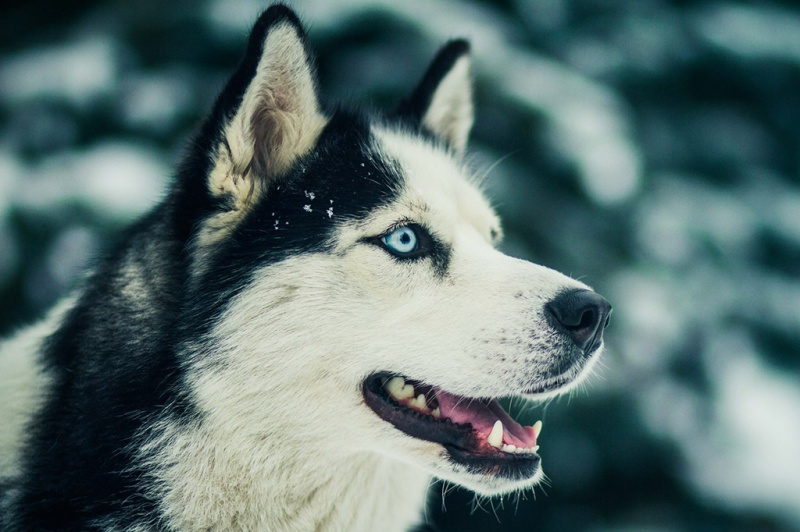
//> input picture Lab1-4/husky.jpg, 800 x 532 px
$ ./lab2_4   (built with g++ and OpenCV 4)
//> lines starting //> are read from the running program, lines starting //| are printed output that depends on the picture
#include <iostream>
#include <cmath>
#include <opencv2/opencv.hpp>
#include <opencv2/videoio.hpp>
#include <opencv2/highgui.hpp>
#include <opencv2/imgcodecs.hpp>

# define PI           3.14159265358979323846

using namespace cv;
using namespace std;

float sum_matrix(float** m, int h, int w)
{
    float sum = 0;
    for (int i = 0; i < h; i++)
        for (int j = 0; j < w; j++)
            sum += m[i][j];
    return sum;
}

float** mult_matrix_elem_by_elem(int** m1, float** m2, int h, int w)
{
    float** m = new float*[h];
    for (int i = 0; i < h; i++)
        m[i] = new float[w];

    for (int i = 0; i < h; i++)
        for (int j = 0; j < w; j++)
            m[i][j] = m1[i][j] * m2[i][j];
    return m;
}

int** submatrix(int** m, int start_i, int start_j, int count)
{
    int** sbm = new int*[count];

    for (int i = 0; i < count; i++)
        sbm[i] = new int[count];

    for (int i = start_i; i < start_i + count; i++)
        for (int j = start_j; j < start_j + count; j++)
            sbm[i - start_i][j - start_j] = m[i][j];
    return sbm;
}

float** convolution_matrix(int size, float sigma, int a, int b)
{
//> called with size = 21, sigma = 3.5, a = 10, b = 10
    float** gauss = new float*[size];

    for (int i = 0; i < size; i++) {
        gauss[i] = new float[size];
        for (int j = 0; j < size; j++) {
            gauss[i][j] = 0;
        }
    }

    for (int i = 0; i < size; i++)
        for (int j = 0; j < size; j++) {
            gauss[i][j] = (1 / (2 * PI * pow(sigma, 2))) * exp(-((pow((i - a), 2) + pow((j - b), 2)) / (2 * pow(sigma, 2))));
        }

    float sum = sum_matrix(gauss, size, size);

    for (int i = 0; i < size; i++)
        for (int j = 0; j < size; j++)
            gauss[i][j] /= sum;

    return gauss;
}

int** mult_for_gauss_blur(int** img, int height, int width, float** conv_matrix, int size)
{
    int margin = size / 2;

    for (int i = 0; i < height - margin * 2; i++)
        for (int j = 0; j < width - margin * 2; j++)
            img[margin + i][margin + j] = round(sum_matrix(mult_matrix_elem_by_elem(submatrix(img, i, j, size), conv_matrix, size, size), size, size));
    return img;
}

void gaussian_blur(int size_conv_matrix, float sigma, int a, int b, string path)
{
    float** conv_matrix = convolution_matrix(size_conv_matrix, sigma, a, b);

    Mat gray_image_mat = imread(path, CV_8UC1);
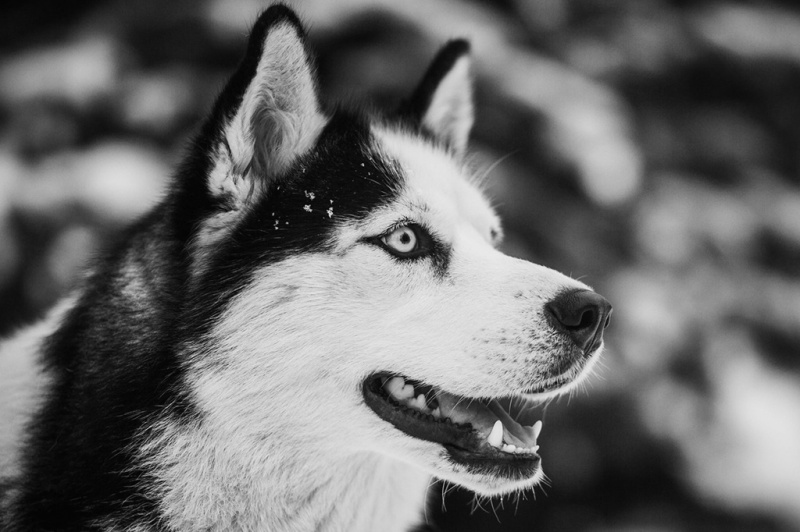
//> gray_image_mat: 532 rows x 800 cols, CV_8UC1; min 0, max 235, mean 105.3
    int h = gray_image_mat.rows;
//> h = 532
    int w = gray_image_mat.cols;
//> w = 800
    int** gray_image = new int*[h];

    for (int i = 0; i < h; i++)
        gray_image[i] = new int[w];

    for (int i = 0; i < h; i++)
        for (int j = 0; j < w; j++)
            gray_image[i][j] = (int)gray_image_mat.at<uchar>(i,j);

    gray_image = mult_for_gauss_blur(gray_image, h, w, conv_matrix, size_conv_matrix);
    namedWindow("Display window", WINDOW_AUTOSIZE);

    for (int i = 0; i < h; i++) {
        for (int j = 0; j < w; j++)
            gray_image_mat.at<uchar>(i,j) = gray_image[i][j];
    }
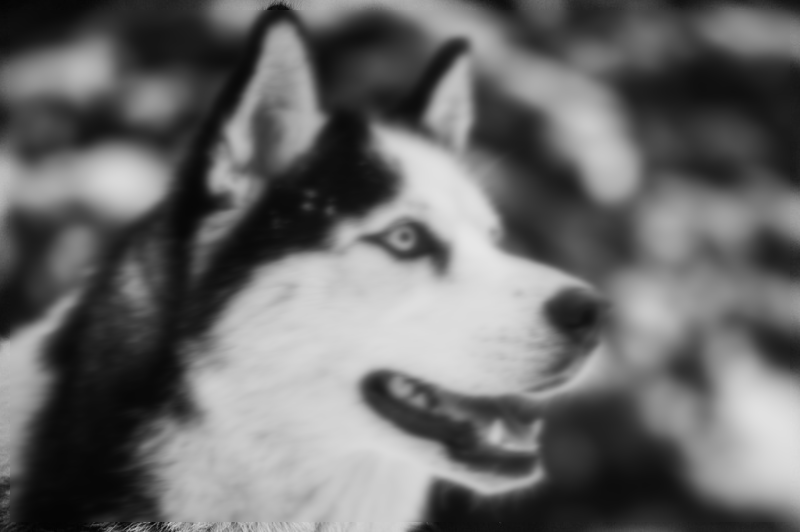
//> gray_image_mat: 532 rows x 800 cols, CV_8UC1; min 2, max 230, mean 105.3

    imshow("Display window", gray_image_mat);
    waitKey(0);
    destroyAllWindows();
}

int main(int argc, char** argv)
{
    int conv_matrix_size = 21;
    float sigma = 0.3 * ((conv_matrix_size - 1) * 0.5 - 1) + 0.8;
    gaussian_blur(conv_matrix_size, sigma, (conv_matrix_size - 1) / 2, (conv_matrix_size - 1) / 2, "husky.jpg");
    return 0;
}

// g++ lab2_4.cpp -o lab2_4 `pkg-config --cflags --libs opencv4`
// ./lab2_4
